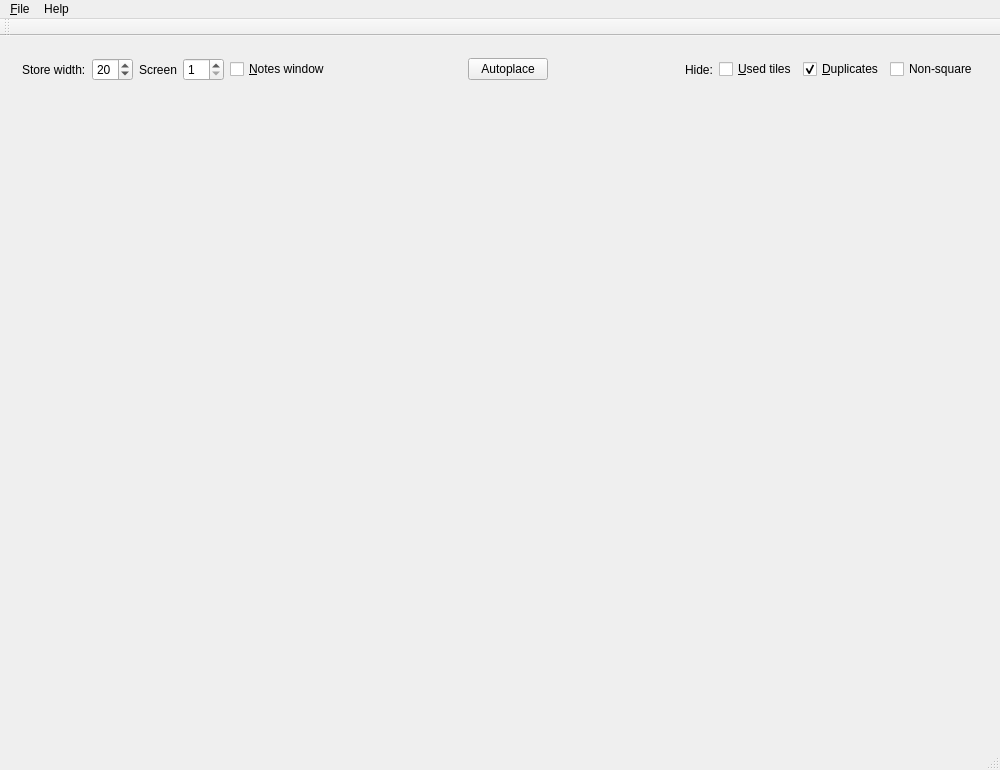
<?xml version="1.0" encoding="UTF-8"?>
<ui version="4.0">
 <class>MainWindow</class>
 <widget class="QMainWindow" name="MainWindow">
  <property name="geometry">
   <rect>
    <x>0</x>
    <y>0</y>
    <width>1000</width>
    <height>770</height>
   </rect>
  </property>
  <property name="windowTitle">
   <string>RdpCacheStitcher</string>
  </property>
  <widget class="QWidget" name="centralWidget">
   <property name="sizePolicy">
    <sizepolicy hsizetype="Expanding" vsizetype="Expanding">
     <horstretch>0</horstretch>
     <verstretch>0</verstretch>
    </sizepolicy>
   </property>
   <layout class="QVBoxLayout" name="verticalLayout">
    <item>
     <widget class="QWidget" name="toolBarWidget" native="true">
      <layout class="QHBoxLayout" name="horizontalLayout">
       <item>
        <widget class="QLabel" name="label_3">
         <property name="text">
          <string>Store width:</string>
         </property>
        </widget>
       </item>
       <item>
        <widget class="QSpinBox" name="storeWidthSpinBox">
         <property name="minimum">
          <number>1</number>
         </property>
         <property name="value">
          <number>20</number>
         </property>
        </widget>
       </item>
       <item>
        <widget class="QLabel" name="label">
         <property name="text">
          <string>Screen</string>
         </property>
        </widget>
       </item>
       <item>
        <widget class="QSpinBox" name="screenNumberSpinBox">
         <property name="minimum">
          <number>1</number>
         </property>
        </widget>
       </item>
       <item>
        <widget class="QCheckBox" name="screenNotesCheckBox">
         <property name="text">
          <string>&amp;Notes window</string>
         </property>
        </widget>
       </item>
       <item>
        <spacer name="horizontalSpacer_2">
         <property name="orientation">
          <enum>Qt::Horizontal</enum>
         </property>
         <property name="sizeHint" stdset="0">
          <size>
           <width>40</width>
           <height>20</height>
          </size>
         </property>
        </spacer>
       </item>
       <item>
        <widget class="QPushButton" name="autoPlaceButton">
         <property name="text">
          <string>Autoplace</string>
         </property>
        </widget>
       </item>
       <item>
        <spacer name="horizontalSpacer">
         <property name="orientation">
          <enum>Qt::Horizontal</enum>
         </property>
         <property name="sizeHint" stdset="0">
          <size>
           <width>40</width>
           <height>20</height>
          </size>
         </property>
        </spacer>
       </item>
       <item>
        <widget class="QLabel" name="label_5">
         <property name="text">
          <string>Hide:</string>
         </property>
        </widget>
       </item>
       <item>
        <widget class="QCheckBox" name="hideUsedCheckBox">
         <property name="text">
          <string>&amp;Used tiles</string>
         </property>
         <property name="checked">
          <bool>false</bool>
         </property>
        </widget>
       </item>
       <item>
        <widget class="QCheckBox" name="hideDuplicatesCheckBox">
         <property name="text">
          <string>&amp;Duplicates</string>
         </property>
         <property name="checked">
          <bool>true</bool>
         </property>
        </widget>
       </item>
       <item>
        <widget class="QCheckBox" name="hideNonSquareCheckBox">
         <property name="text">
          <string>Non-square</string>
         </property>
        </widget>
       </item>
      </layout>
     </widget>
    </item>
    <item>
     <widget class="QWidget" name="workAreaWidget" native="true">
      <property name="sizePolicy">
       <sizepolicy hsizetype="Expanding" vsizetype="Expanding">
        <horstretch>0</horstretch>
        <verstretch>0</verstretch>
       </sizepolicy>
      </property>
     </widget>
    </item>
   </layout>
  </widget>
  <widget class="QMenuBar" name="menuBar">
   <property name="geometry">
    <rect>
     <x>0</x>
     <y>0</y>
     <width>1000</width>
     <height>22</height>
    </rect>
   </property>
   <widget class="QMenu" name="menuFile">
    <property name="title">
     <string>&amp;File</string>
    </property>
    <addaction name="actionNew_case"/>
    <addaction name="actionOpen_case"/>
    <addaction name="actionSave_case"/>
    <addaction name="actionSave_case_as"/>
    <addaction name="separator"/>
    <addaction name="actionExport_screen_images"/>
    <addaction name="separator"/>
    <addaction name="actionExit"/>
   </widget>
   <widget class="QMenu" name="menuHelp">
    <property name="title">
     <string>Help</string>
    </property>
    <addaction name="actionAbout"/>
   </widget>
   <addaction name="menuFile"/>
   <addaction name="menuHelp"/>
  </widget>
  <widget class="QToolBar" name="mainToolBar">
   <attribute name="toolBarArea">
    <enum>TopToolBarArea</enum>
   </attribute>
   <attribute name="toolBarBreak">
    <bool>false</bool>
   </attribute>
  </widget>
  <widget class="QStatusBar" name="statusBar"/>
  <action name="actionNew_case">
   <property name="text">
    <string>New case...</string>
   </property>
   <property name="shortcut">
    <string>Ctrl+N</string>
   </property>
  </action>
  <action name="actionAbout">
   <property name="text">
    <string>About...</string>
   </property>
  </action>
  <action name="actionSave_case">
   <property name="text">
    <string>Save case</string>
   </property>
   <property name="shortcut">
    <string>Ctrl+S</string>
   </property>
  </action>
  <action name="actionSave_case_as">
   <property name="text">
    <string>Save case as...</string>
   </property>
  </action>
  <action name="actionExport_screen_images">
   <property name="text">
    <string>Export screen images...</string>
   </property>
   <property name="shortcut">
    <string>Ctrl+E</string>
   </property>
  </action>
  <action name="actionExit">
   <property name="text">
    <string>Exit</string>
   </property>
   <property name="shortcut">
    <string>Ctrl+Q</string>
   </property>
  </action>
  <action name="actionOpen_case">
   <property name="text">
    <string>Open case...</string>
   </property>
   <property name="shortcut">
    <string>Ctrl+O</string>
   </property>
  </action>
 </widget>
 <layoutdefault spacing="6" margin="11"/>
 <resources/>
 <connections/>
</ui>
